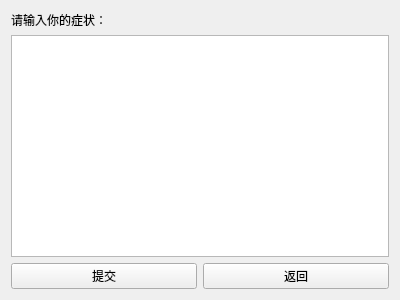
<?xml version="1.0" encoding="UTF-8"?>
<ui version="4.0">
 <class>SymptomWindow</class>
 <widget class="QWidget" name="SymptomWindow">
  <property name="geometry">
   <rect>
    <x>0</x>
    <y>0</y>
    <width>400</width>
    <height>300</height>
   </rect>
  </property>
  <property name="windowTitle">
   <string>提交症状</string>
  </property>
  <layout class="QVBoxLayout" name="verticalLayout">
   <item>
    <layout class="QGridLayout" name="gridLayout">
     <item row="0" column="0">
      <widget class="QLabel" name="TipLabel">
       <property name="text">
        <string>请输入你的症状：</string>
       </property>
      </widget>
     </item>
     <item row="1" column="0">
      <widget class="QTextEdit" name="SymptomEdit"/>
     </item>
     <item row="2" column="0">
      <layout class="QHBoxLayout" name="horizontalLayout">
       <item>
        <widget class="QPushButton" name="SubmitButton">
         <property name="text">
          <string>提交</string>
         </property>
        </widget>
       </item>
       <item>
        <widget class="QPushButton" name="BackButton">
         <property name="text">
          <string>返回</string>
         </property>
        </widget>
       </item>
      </layout>
     </item>
    </layout>
   </item>
  </layout>
 </widget>
 <resources/>
 <connections/>
</ui>
